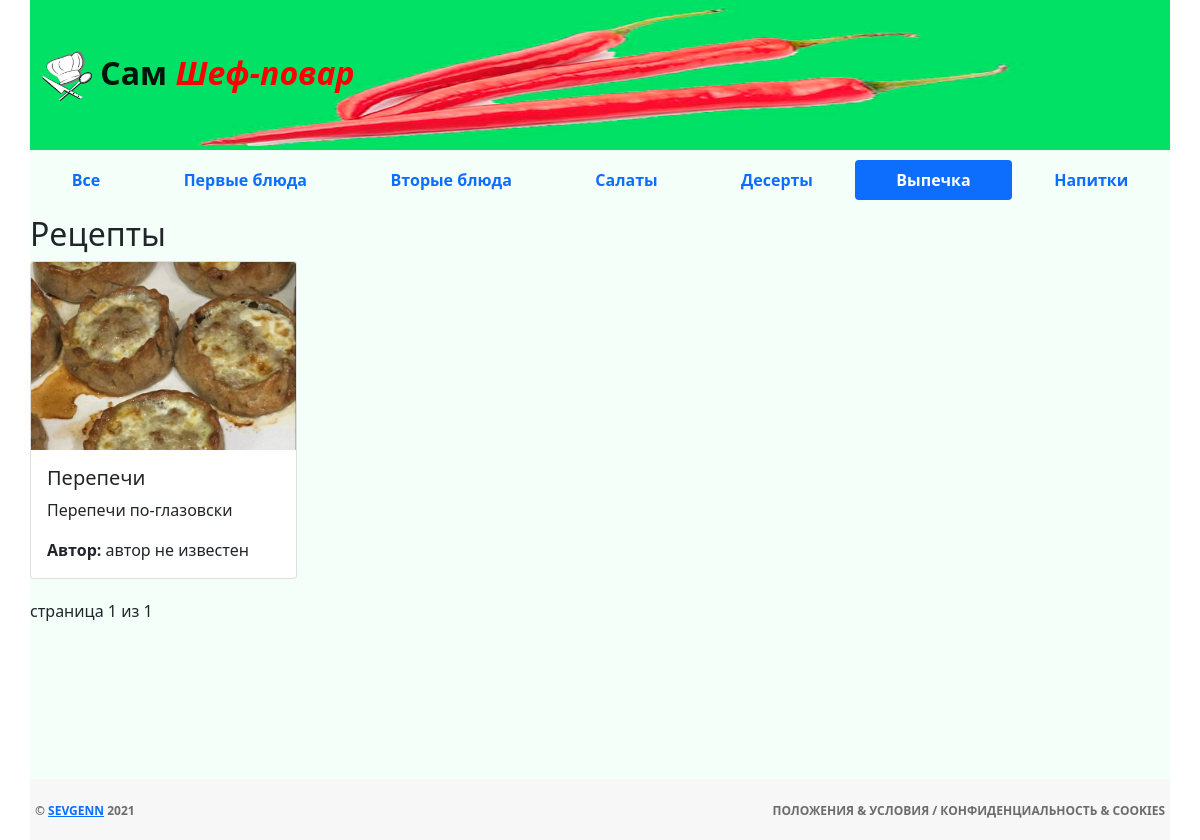
The page /category/5/ on the database its author committed.
### mainapp/models.py (models this page shows, shortened)
class Category(models.Model):
    name = models.CharField(verbose_name='Наименование категории', max_length=128, unique=True)
    description = models.TextField(verbose_name='Описание категории', blank=True)
    class Meta:
        verbose_name = 'Категория'
        verbose_name_plural = 'Категории'

class Recipe(models.Model):
    category = models.ForeignKey(Category, on_delete=models.CASCADE)
    name = models.CharField(verbose_name='Название блюда', max_length=128)
    image = models.ImageField(upload_to='dishes_images', blank=False)
    short_desc = models.CharField(verbose_name='Краткое описание', max_length=64, blank=True)
    description = models.TextField(verbose_name='Содержание рецепта', blank=False)
    time_create = models.DateTimeField(verbose_name='Время создания', auto_now_add=True)
    time_update = models.DateTimeField(verbose_name='Время изменения', auto_now=True)
    is_active = models.BooleanField(verbose_name='Активен', default=True)
    author = models.CharField(verbose_name='Автор', max_length=64, default='автор не известен')
    ingredients = models.ManyToManyField(Ingredient, related_name='recipes')
    class Meta:
        verbose_name = 'Рецепт'
        verbose_name_plural = 'Рецепты'

### mainapp/views.py (the view)
# urls.py: re_path(r'^category/(?P<pk>\d+)/$', mainapp_views.categories, name='category'),
def categories(request, pk=None, page=1):
    title = 'Рецепты'
    links_menu = Category.objects.all()
    context = {
        'title': title,
        'links_menu': links_menu,
    }
    if pk is not None:
        category = get_object_or_404(Category, pk=pk)
        recipes = Recipe.objects.filter(category_id=pk, is_active=True)
        paginator = Paginator(recipes, 4)
        try:
            recipes_paginator = paginator.page(page)
        except PageNotAnInteger:
            recipes_paginator = paginator.page(1)
        except EmptyPage:
            recipes_paginator = paginator.page(paginator.num_pages)
        context['category'] = category
        context['recipes'] = recipes_paginator
    return render(request, 'mainapp/categories.html', context)

### mainapp/templates/mainapp/categories.html (shortened to what this page needs)
{% extends 'mainapp/base.html' %}
{% load static %}
{% block content %}
    <div class="content">
        <h2>Рецепты</h2>
        <div class="row row-cols-1 row-cols-md-4 g-4">
          {% for recipe in recipes %}
              {% include 'mainapp/include/inc_card.html' %}
          {% endfor %}
        </div>
        <div class="pagination">
            <span class="current">
                страница {{ recipes.number }} из
                {{ recipes.paginator.num_pages }}
            </span>
        </div>
    </div>
{% endblock %}

### mainapp/templates/mainapp/include/inc_categories_submenu.html
<nav class="nav nav-pills flex-column flex-sm-row">
    <a href="{% url 'mainapp:main' %}"
            {% if request.resolver_match.kwargs.pk == None %}
       class="flex-sm-fill text-sm-center nav-link active"
            {% else %}
       class="flex-sm-fill text-sm-center nav-link"
            {% endif %}>
        <strong>Все</strong></a>
    {% for link in links_menu %}
        <a href="{% url 'mainapp:category' link.pk %}"
                {% if request.resolver_match.kwargs.pk|add:'0' == link.pk %}
           class="flex-sm-fill text-sm-center nav-link active"
                {% else %}
           class="flex-sm-fill text-sm-center nav-link"
                {% endif %}>
            <strong>{{ link.name }}</strong></a>
    {% endfor %}
</nav>

### mainapp/templates/mainapp/include/inc_card.html (shortened to what this page needs)
{% load static %}
<div class="col">
    <div class="card h-100">
      <a href="{% url 'mainapp:recipe' recipe.pk %}">
        <img src="/media/{{ recipe.image }}" class="card-img-top" alt="{{ recipe.short_desc }}">
      </a>
      <div class="card-body">
        <h5 class="card-title">{{ recipe.name }}</h5>
        <p class="card-text">{{ recipe.short_desc }}</p>
        <p class="card-text author"><strong>Автор: </strong>{{ recipe.author }}</p>
      </div>
    </div>
</div>

### mainapp/static/mainapp/styles/style.css (style rules this page uses)
* { padding: 0; margin: 0; }
.pagination { padding-top: 20px; }

### rows shown on the page
Category: name "Первые блюда"
Category: name "Вторые блюда"
Category: name "Салаты"
Category: name "Десерты"
Category: name "Выпечка"
Category: name "Напитки"
Recipe: image (picture), name "Перепечи", short_desc "Перепечи по-глазовски", author "автор не известен"

### other values the page prints
{{ recipes.number }} "1"
{{ recipes.paginator.num_pages }} "1"
